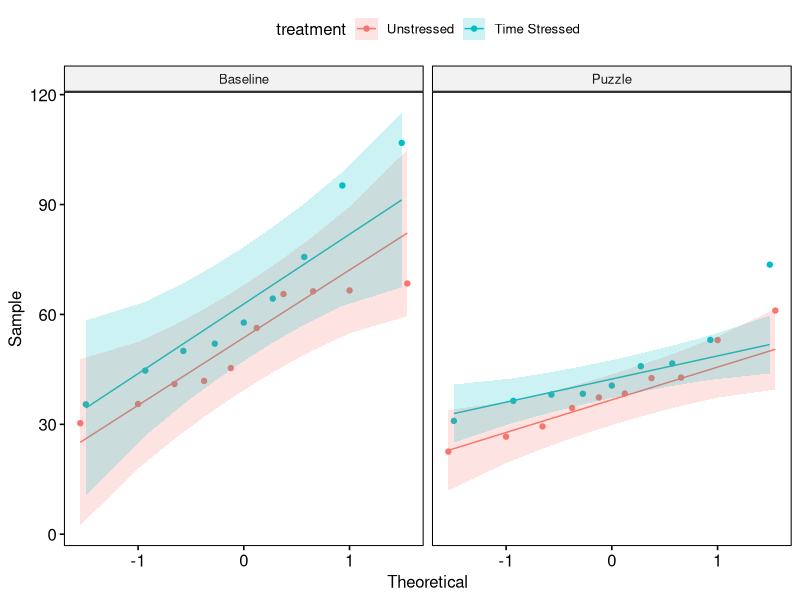
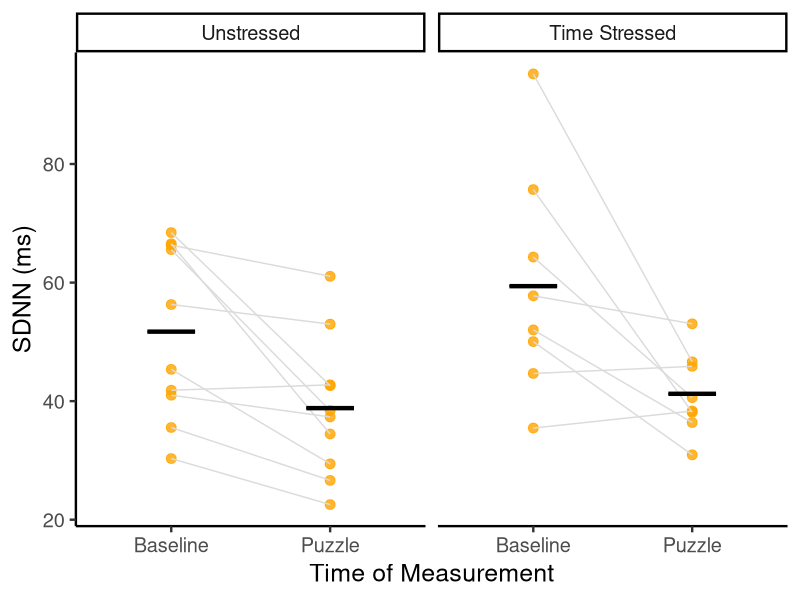
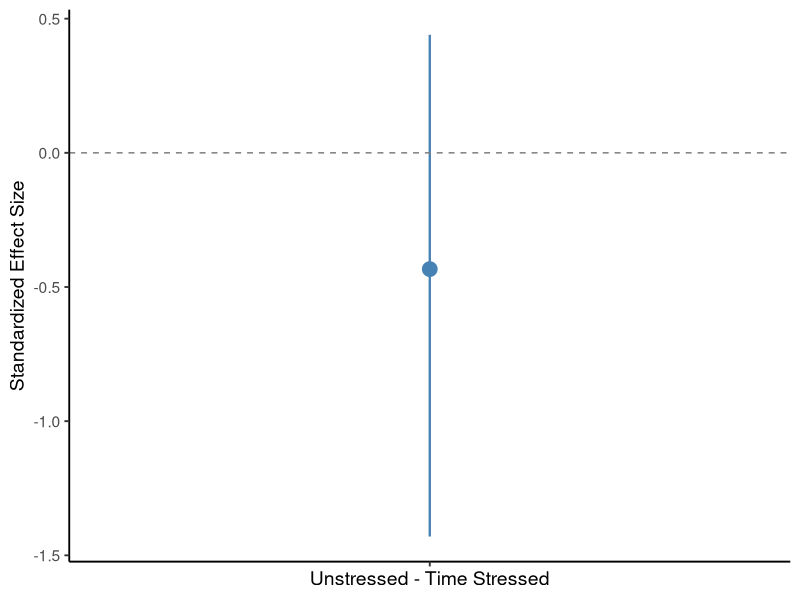
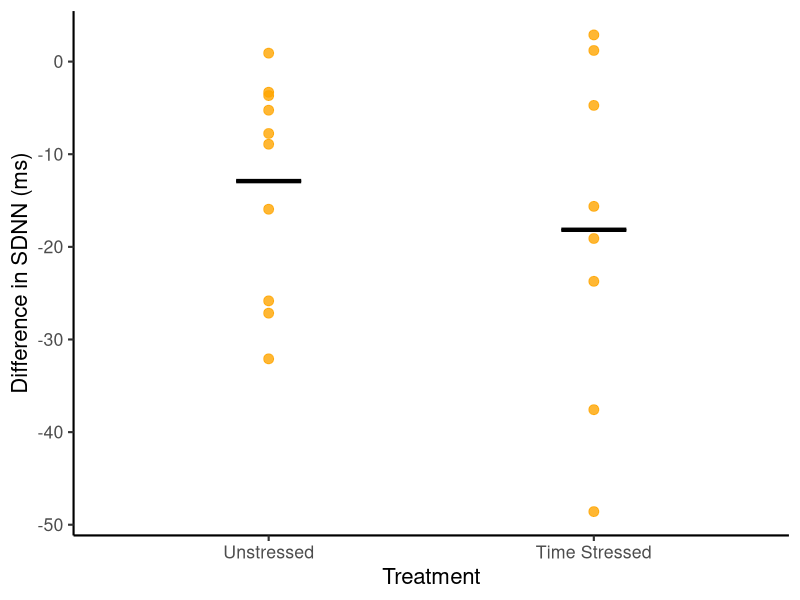
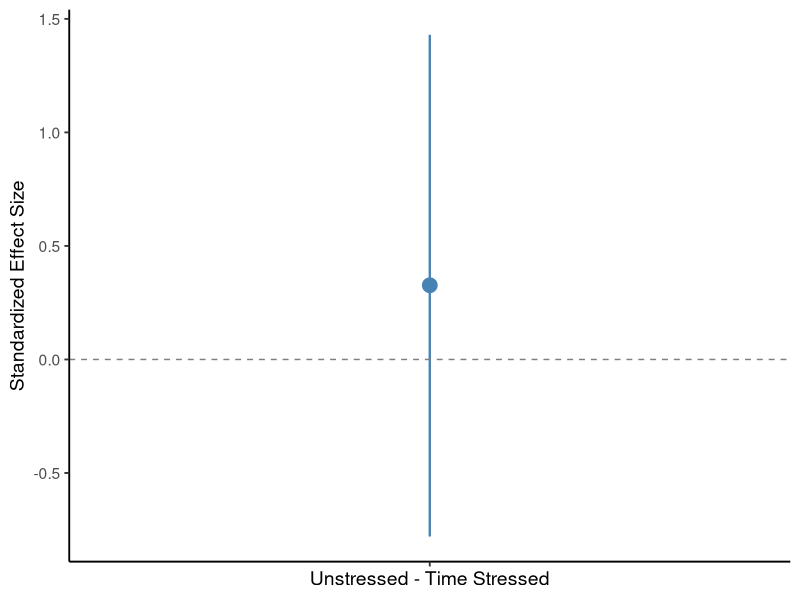
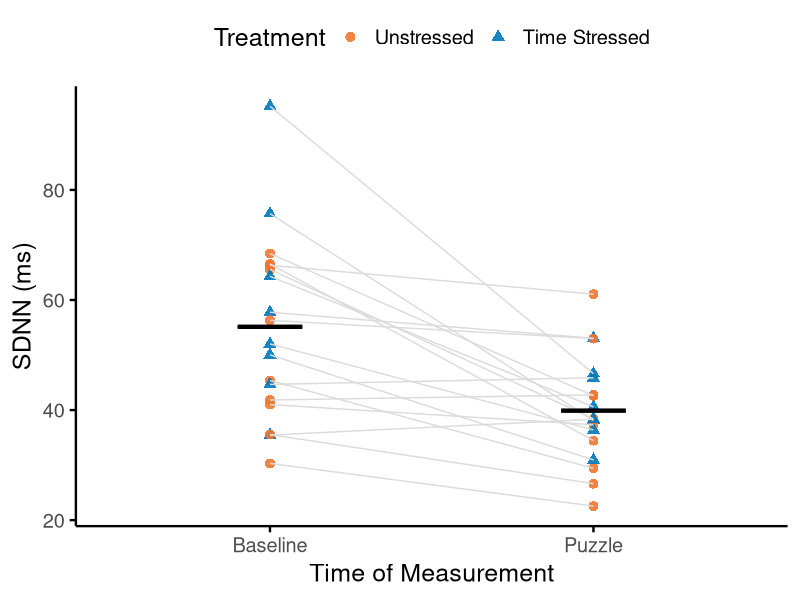
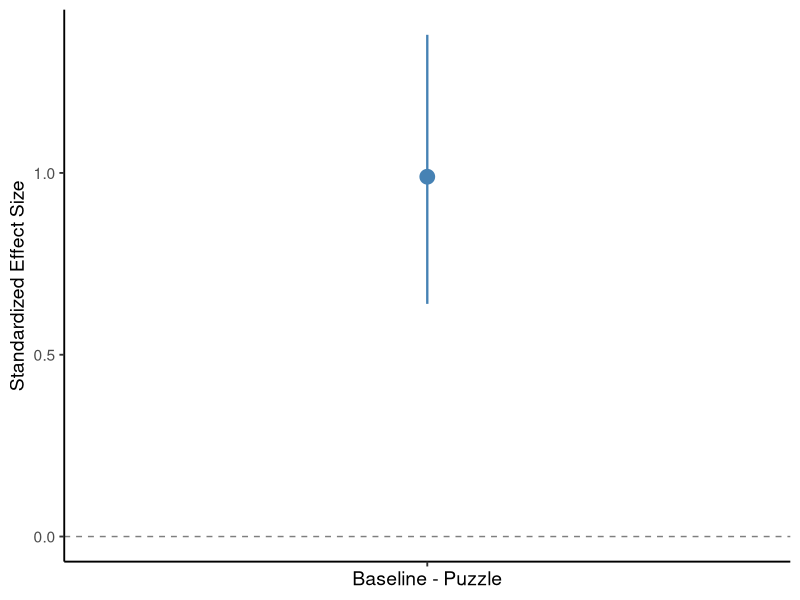
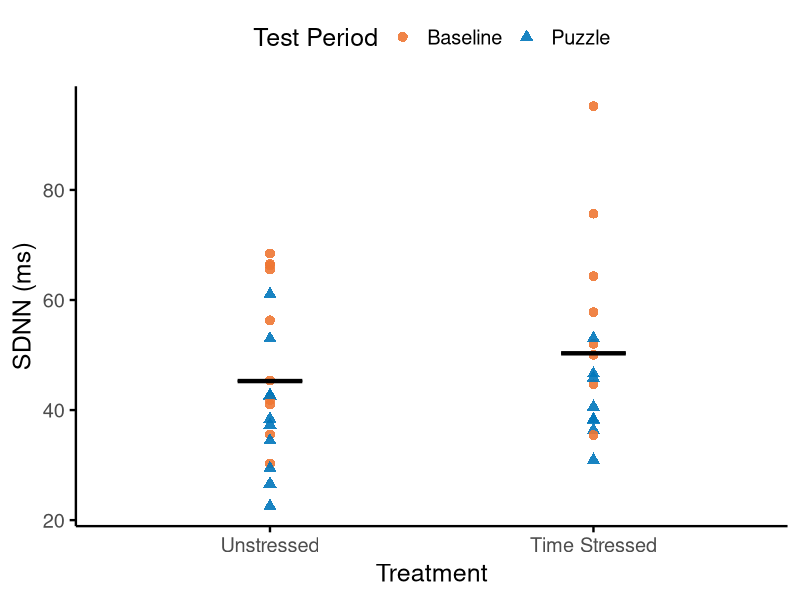

Source code (R) for these figures, in order:
## ---- chunk 1
#| label: setup
#| warning: false
#| message: false

suppressPackageStartupMessages(
  library(tidyverse)) ## for readr, dplyr, ggplot2
library(ggbeeswarm) ## for jittering points (you can remove this is you did not use a dotplot)
#library(flextable, warn.conflicts = FALSE) ## for making formatted tables that can be pasted elsewhere
library(rstatix, warn.conflicts = FALSE) #pipe friendly framework for basic stats
library(ggpubr, warn.conflicts = FALSE) #publication ready plots & QQ plots
library(labelled) #for labeling variables better
library(glue) #for making labels
library(ggstats) #for gglikert() to make nice bar graphs for survey questions

## ---- chunk 2
#| label: import data

#Import data file 
my.df <- read_csv("data/example-data/puzzle/HRVdata.csv",
                  show_col_types = FALSE)
                 
#Change independent categorical variables to factors
my.df$test.period <- factor(my.df$test.period, 
                             levels = c("Baseline", "Puzzle"))
my.df$treatment <- factor(my.df$treatment, 
                          levels = c("A", "B"))

# Modify factor levels
levels(my.df$treatment) <- c("Unstressed", "Time Stressed")

subjects <- read_csv("data/example-data/puzzle/subjects.csv")

metadata <- read_csv("data/example-data/puzzle/variable_metadata.csv")

#create variable labels using the labelled package
variable_labels <- metadata |> 
  select(variable, variable_label) |> 
  deframe()

#add labels to data
my.df <- my.df |> 
  left_join(subjects) |> 
  set_variable_labels(!!!variable_labels)


# for more help with labeling data see   
# https://www.pipinghotdata.com/posts/2022-09-13-the-case-for-variable-labels-in-r/    

## ---- chunk 3
#| label: define variables
#Define your variables and redefine your dataframe name here to avoid having to type them a lot

#define the continuous variable of choice 
cont.var <- "SDNN" 

#define the categorical variable that is your within-subjects factor 
w.factor.var <- "test.period"

#define the categorical variable that is your between-subjects factor 
b.factor.var <- "treatment"

#define the name of the column that contains your subject identifiers
subject.ID <- "subject"



## ---- chunk 4
#| label: descriptive stats

# the code below will calculate descriptive statistics for a variable of interest grouped by another variable


# the code below will calculate descriptive statistics for a variable of interest grouped by another variable

df.sum <- my.df  |>  
  # remove missing values from continuous variables
  filter(!is.na(.data[[cont.var]])) |> 
  
  # Group the data by your 2 factors
  group_by(.data[[b.factor.var]], .data[[w.factor.var]]) |> 
  
  # calculate the descriptive stats
  summarize(mean = mean(.data[[cont.var]]), 
            median = median(.data[[cont.var]]), 
            SD = sd(.data[[cont.var]]), 
            IQR = IQR(.data[[cont.var]]), 
            min = min(.data[[cont.var]]),
            max = max(.data[[cont.var]]),
            N = n())

df.sum



## ---- chunk 5
#| label: rounding the SD


#calculate rounded SD
my.df |> 
  
  # replace the blank with the categorical variable(s)
  group_by(.data[[b.factor.var]], .data[[w.factor.var]]) |> 
  
  # remove missing values 
  filter(!is.na(.data[[cont.var]])) |> 
  
  #calculate the rounded values
  summarise(SD = signif(sd(.data[[cont.var]]), digits=2))

## ---- chunk 6
#| label: rounded descriptive stats

# Use the following for digits in the `round` function
# 
#    rounding to the tens place use digits=-1
#    rounding to the ones place use digits=0
#    rounding to the tenths place use digits=1
#    rounding to the hundredths place use digits=2

#set the number of digits to round to based on the rules above (this blank should be just a number)
round.digit <- 0


# replace the blank with the cleaned data frame name 
my.df  |>  
  # remove missing values from continuous variables
  filter(!is.na(.data[[cont.var]])) |> 
  
  #this groups by a defined set of between and within subjects factors
  #remove factors as needed
  group_by(.data[[b.factor.var]], .data[[w.factor.var]] )  |> 
  
  # calculate the descriptive stats
  # do not place anything in the empty parentheses in the n() 
  summarize(Sample.size = n(),
            Min = round(min(.data[[cont.var]]), digits=round.digit),
            Q1 = round(quantile(.data[[cont.var]], .25), digits=round.digit),
            Median = round(median(.data[[cont.var]]), digits=round.digit),
            Q3 = round(quantile(.data[[cont.var]], .75), digits=round.digit),
            Max = round(max(.data[[cont.var]]), digits=round.digit),
            Mean = round(mean(.data[[cont.var]]), digits=round.digit),              
            SD = signif(sd(.data[[cont.var]]), digits=2))

## ---- chunk 7
#| label: Dependent variable QQ plots 

#make a QQ plot for each dependent variable that is continuous
ggpubr::ggqqplot(
  data = my.df,               #put the data frame name here 
  x = {{ cont.var }},                  #put the continuous variable name here
  color = {{ b.factor.var }},       #put the between subjects factor here (remove if no factors)
  facet.by = {{ w.factor.var }}  #put the within subjects factors here (remove if no factors)
  )  

## ---- chunk 8
#| label: identify outliers 

#test for outliers
outliers <- my.df  |> 
  group_by(.data[[w.factor.var]], .data[[b.factor.var]] )  |> 
  rstatix::identify_outliers({{ cont.var }}) 

outliers 

## ---- chunk 9
#| label: remove outliers 

#if you want to remove an outlier
#fill in the blank with the number of the subject you want to remove
#remove the hashtags in front of the code below

my.df <- my.df |>
  dplyr::filter(subject != 6)


## ---- chunk 10
#| label: formatted table

#see https://davidgohel.github.io/flextable/ for more info & formatting options

#calculate descriptive stats
#replace the blank below with the name of the dataframe
df.sum <- my.df |> 
  
  # replace the blank with the categorical variable(s)
  group_by(.data[[b.factor.var]], .data[[w.factor.var]] )  |>  
  
  # remove missing values 
  filter(!is.na(.data[[cont.var]])) |> 
  
  # calculate the descriptive stats
  # replace the blanks with the number of digits 
  # to the right of the decimal place based on the rounded SD
  # the SD is rounded to 2 significant digits using signif  
  # do not place anything in the empty parentheses in the n() 
  # N represents the sample size within each group
  summarise(Mean = round(mean(.data[[cont.var]]), digits=0), 
            SD = signif(sd(.data[[cont.var]]), digits=2),
            N = n())

library(flextable) #helps format a nicer table

#create the formatted table
ft <- flextable(df.sum,
                cwidth = 0.75) |>  #can vary cell width as needed
  
  #bold the headings
  bold(part = "header") |> 
  
  #center columns
  align(align = "center", part = "all" )

#print the table
#right click on the table, choose select all, 
#choose copy, then paste in your document
#finish formatting as needed in your document
ft

## ---- chunk 11
#| label: two-factor plot

#create 2 factor plot 
factor2.plot <- ggplot(
  data = my.df, 
  aes(
    y = .data[[cont.var]], 
    x = .data[[w.factor.var]],
    group = .data[[subject.ID]])) +
  geom_point(size = 3, color = "orange", alpha = 0.8) +
  geom_line(color = "grey86") + 
  
  ###this bit of code adds the horizontal bar - use median or mean as needed
  stat_summary(fun = mean, fun.min = mean, fun.max = mean, 
      geom = "crossbar", width = 0.3, linewidth = 0.6,
      aes(group = '.data[[w.factor.var]]' )) +
  
  xlab("Time of Measurement") +
  ylab("SDNN (ms)") +
  theme_classic(base_size=18) +
  facet_grid(~.data[[b.factor.var]])
factor2.plot


ggsave(factor2.plot, filename="results/examples/two-factor/factor2.plot.png",  
       height = 5, width = 8, units = "in", 
       dpi = 300)


## ---- chunk 12
#| label: unpaired comparison of baselines


#set the formula to use the defined variables 
#this makes it easier to change the variables at the top and rerun everything 
#without having to retype the variables in every code chunk
response <- cont.var
predictor <- b.factor.var
formula_string <- paste0(response, " ~ ", predictor)
formula_object <- as.formula(formula_string)

#computes the effect size using Cohen's d

my.df.base <- my.df  |>  
  filter(test.period == "Baseline") 

baseline.effectSize.results <- 
  rstatix::cohens_d(
           data = my.df.base,
           formula_object, 
           paired = FALSE,       #TRUE for within-subjects, FALSE for between-subjects
           var.equal = FALSE,   #TRUE for equal variance, FALSE for unequal variance
           hedges.correction = TRUE,
           ci = TRUE,
           conf.level = 0.95,
           ci.type = "bca",
           nboot = 1000)
baseline.effectSize.results


baseline.effect.plot <- baseline.effectSize.results  |>    
  ggplot(aes(
    x = .y., 
    y = effsize)) +
  
  geom_pointrange(aes(ymin = conf.low, ymax = conf.high),
                  size = 1, # Adjust point size
                  linewidth = 0.8, # Adjust line thickness
                  color = "steelblue") + # Set color
  geom_hline(yintercept = 0, linetype = "dashed", color = "grey50") + # Add a reference line at 0
  xlab("Unstressed - Time Stressed") +
  ylab("Standardized Effect Size") +
  #additional formatting
  theme_classic(base_size = 14)  +  #sets the font size
  theme(axis.text.x = element_blank()) +
  theme(legend.position = "none")   #controls legend/key

baseline.effect.plot
  
## ---- chunk 13
#| label: difference plot 


#first we need to change the format of the data from long to wide
#this way, we will have one row for each subject and can take a difference
#between the after and before values
my.df.wide  <- my.df |> 
  dplyr::select(.data[[subject.ID]], .data[[b.factor.var]], .data[[w.factor.var]], .data[[cont.var]]) |> 
  pivot_wider(
    names_from = .data[[w.factor.var]],

    values_from = .data[[cont.var]]
  )

#next, take the difference between the values for each subject
my.df.diff <- my.df.wide |> 
  mutate(change.cont.var = Puzzle - Baseline)
  

#create difference plot 
difference.plot <- ggplot(
  data = my.df.diff, 
  aes(
    y = change.cont.var, 
    x = .data[[b.factor.var]])) +
  geom_point(size = 3, color = "orange", alpha = 0.8) +

  ###this bit of code adds the horizontal bar - use median or mean as needed
  stat_summary(fun = mean, fun.min = mean, fun.max = mean, 
      geom = "crossbar", width = 0.2, linewidth = 0.6,
      aes(group = 'time.measured' )) +
  
  #these two lines make the nicer axis labels (include units!)
  xlab("Treatment") +
  ylab("Difference in SDNN (ms)") +
  
  
  theme_classic(base_size=16) 


difference.plot


ggsave(difference.plot, filename="results/examples/two-factor/difference.plot.png",  
       height = 5, width = 4, units = "in", 
       dpi = 300)

## ---- chunk 14
#| label: between subjects effect size

#set the formula to use the defined variables 
#this makes it easier to change the variables at the top and rerun everything 
#without having to retype the variables in every code chunk
response <- "change.cont.var"
predictor <- b.factor.var
formula_string <- paste0(response, " ~ ", predictor)
formula_object <- as.formula(formula_string)


#computes the effect size using Cohen's d for Welch test
btw.effectSize.results <- 
  rstatix::cohens_d(
    data = my.df.diff,           #put the dataframe name here
    formula_object,      #continuous variable ~ factor 
    paired = FALSE,       #TRUE for within-subjects, FALSE for between-subjects
    var.equal = FALSE,   #TRUE for equal variance, FALSE for unequal variance
    hedges.correction = TRUE,
    ci = TRUE,
    conf.level = 0.95,
    ci.type = "bca",
    nboot = 1000)
btw.effectSize.results

effect.plot <- btw.effectSize.results  |>    
  ggplot(aes(
    x = .y., 
    y = effsize)) +
  
  geom_pointrange(aes(ymin = conf.low, ymax = conf.high),
                  size = 1, # Adjust point size
                  linewidth = 0.8, # Adjust line thickness
                  color = "steelblue") + # Set color
  geom_hline(yintercept = 0, linetype = "dashed", color = "grey50") + # Add a reference line at 0
  xlab("Unstressed - Time Stressed") +
  ylab("Standardized Effect Size") +
  #additional formatting
  theme_classic(base_size = 14)  +  #sets the font size
  theme(axis.text.x = element_blank()) +
  theme(legend.position = "none")   #controls legend/key

effect.plot


ggsave(effect.plot, filename="results/examples/two-factor/effect.plot.png",  
       height = 5, width = 3, units = "in", 
       dpi = 300)

## ---- chunk 15
#| label: main plot time

#create 2 factor plot 
main.time.plot <- ggplot(
  data = my.df, 
  aes(
    y = .data[[cont.var]], 
    x = .data[[w.factor.var]],
    group = .data[[subject.ID]])) +
  geom_point(aes(color = treatment, shape = treatment), 
              size = 3, alpha = 0.9) +
  geom_line(color = "grey86") + 
  
  ###this bit of code adds the horizontal bar - use median or mean as needed
  stat_summary(fun = mean, fun.min = mean, fun.max = mean, 
      geom = "crossbar", width = 0.2, linewidth = 0.6,
      aes(group = 'test.period' )) +
  
  xlab("Time of Measurement") +
  ylab("SDNN (ms)") +
  theme_classic(base_size=18)  + 
  labs(shape = "Treatment", color = "Treatment" ) +
  theme(legend.position = "top")
  
  main.time.plot <- ggpubr::ggpar(main.time.plot, palette = c("#EE7733", "#0077BB"))

  
main.time.plot


ggsave(main.time.plot, filename="results/examples/two-factor/main.time.plot.png",  
       height = 5, width = 5, units = "in", 
       dpi = 300)

## ---- chunk 16
#| label: time main effect size

#set the formula to use the defined variables 
#this makes it easier to change the variables at the top and rerun everything 
#without having to retype the variables in every code chunk
response <- cont.var
predictor <- w.factor.var
formula_string <- paste0(response, " ~ ", predictor)
formula_object <- as.formula(formula_string)


#computes the effect size using Cohen's d for Welch test
time.effectSize.results <- 
  rstatix::cohens_d(
    data = my.df,           #put the dataframe name here
    formula_object,      #continuous variable ~ factor 
    paired = TRUE,       #TRUE for within-subjects, FALSE for between-subjects
    var.equal = FALSE,   #TRUE for equal variance, FALSE for unequal variance
    hedges.correction = TRUE,
    ci = TRUE,
    conf.level = 0.95,
    ci.type = "bca",
    nboot = 1000)
time.effectSize.results


time.effect.plot <- time.effectSize.results  |>    
  ggplot(aes(
    x = .y., 
    y = effsize)) +
  
  geom_pointrange(aes(ymin = conf.low, ymax = conf.high),
                  size = 1, # Adjust point size
                  linewidth = 0.8, # Adjust line thickness
                  color = "steelblue") + # Set color
  geom_hline(yintercept = 0, linetype = "dashed", color = "grey50") + # Add a reference line at 0
  xlab("Baseline - Puzzle") +
  ylab("Standardized Effect Size") +
  #additional formatting
  theme_classic(base_size = 14)  +  #sets the font size
  theme(axis.text.x = element_blank()) +
  theme(legend.position = "none")   #controls legend/key

time.effect.plot

ggsave(time.effect.plot, filename="results/examples/two-factor/time.effect.plot.png", 
       height = 5, width = 3, units = "in", 
       dpi = 300)

## ---- chunk 17
#| label: main plot treatment

#create 2 factor plot 
main.trt.plot <- ggplot(
  data = my.df, 
  aes(
    y = .data[[cont.var]], 
    x = .data[[b.factor.var]])) +
  geom_point(aes(color = .data[[w.factor.var]], shape = .data[[w.factor.var]]), 
              size = 3, alpha = 0.9) +

  ###this bit of code adds the horizontal bar - use median or mean as needed
  stat_summary(fun = mean, fun.min = mean, fun.max = mean, 
      geom = "crossbar", width = 0.2, linewidth = 0.6) +
  
  xlab("Treatment") +
  ylab("SDNN (ms)") +
  theme_classic(base_size=18)  +
  labs(shape = "Test Period", color = "Test Period" ) +
  theme(legend.position = "top")
  
  main.trt.plot <- ggpubr::ggpar(main.trt.plot, palette = c("#EE7733", "#0077BB"))

  
main.trt.plot


ggsave(main.trt.plot, filename="results/examples/two-factor/main.trt.plot.png",  
       height = 5, width = 5, units = "in", 
       dpi = 300)

## ---- chunk 18
#| label: treatment main effect size

#set the formula to use the defined variables 
#this makes it easier to change the variables at the top and rerun everything 
#without having to retype the variables in every code chunk
response <- cont.var
predictor <- b.factor.var
formula_string <- paste0(response, " ~ ", predictor)
formula_object <- as.formula(formula_string)


#computes the effect size using Cohen's d for Welch test
trt.effectSize.results <- 
  rstatix::cohens_d(
    data = my.df,           #put the dataframe name here
    formula_object,      #continuous variable ~ factor 
    paired = FALSE,       #TRUE for within-subjects, FALSE for between-subjects
    var.equal = FALSE,   #TRUE for equal variance, FALSE for unequal variance
    hedges.correction = TRUE,
    ci = TRUE,
    conf.level = 0.95,
    ci.type = "bca",
    nboot = 1000)
trt.effectSize.results


trt.effect.plot <- trt.effectSize.results  |>    
  ggplot(aes(
    x = .y., 
    y = -effsize)) +
  
  geom_pointrange(aes(ymin = -conf.low, ymax = -conf.high),
                  size = 1, # Adjust point size
                  linewidth = 0.8, # Adjust line thickness
                  color = "steelblue") + # Set color
  geom_hline(yintercept = 0, linetype = "dashed", color = "grey50") + # Add a reference line at 0
  xlab("Time Stressed - Unstressed") +
  ylab("Standardized Effect Size") +
  #additional formatting
  theme_classic(base_size = 14)  +  #sets the font size
  theme(axis.text.x = element_blank()) +
  theme(legend.position = "none")   #controls legend/key

trt.effect.plot

## ---- chunk 19
#| label: survey results

#first we need to change the format of the data from long to wide
#this way, we will have one row for each subject and can take a difference
#between the after and before values
my.df.wide  <- my.df |> 
  dplyr::select(.data[[subject.ID]], .data[[b.factor.var]], .data[[w.factor.var]], .data[[cont.var]]) |> 
  pivot_wider(
    names_from = .data[[w.factor.var]],

    values_from = .data[[cont.var]]
  )

#next, take the difference between the values for each subject
my.df.diff <- my.df.wide |> 
  mutate(change.cont.var = Puzzle - Baseline) |> 
  left_join(subjects)

likert_levels <- 1:5

likert_labels <- c(
  "Very Negative",
  "Negative",
  "Neutral",
  "Positive",
  "Very Positive"
)

my.df.diff$feeling.before <- factor(my.df.diff$feeling.before, 
                        levels = likert_levels, 
                        labels = likert_labels, 
                        ordered = TRUE)

my.df.diff$feeling.after <- factor(my.df.diff$feeling.after,
                        levels = likert_levels, 
                        labels = likert_labels, 
                        ordered = TRUE)

likert_labels2 <- c(
  "Very Low",
  "Low",
  "Neutral",
  "High",
  "Very High"
)

my.df.diff$energy.before <- factor(my.df.diff$energy.before, 
                        levels = likert_levels, 
                        labels = likert_labels2, 
                        ordered = TRUE)

my.df.diff$energy.after <- factor(my.df.diff$energy.after, 
                        levels = likert_levels, 
                        labels = likert_labels2, 
                        ordered = TRUE)

my.df.diff$caffeine.regular <- factor(my.df.diff$caffeine.regular, 
                          levels = c("No", "Sometimes", "Yes"))


my.df.diff <- my.df.diff |>
    set_variable_labels(
      energy.before = "Subject energy level before doing the puzzle",
      energy.after = "Subject energy level after doing the puzzle",
      feeling.before = "How subjects felt before doing the puzzle",
      feeling.after = "How subjects felt after doing the puzzle",
      sleep = "Do you generally get enough sleep?", 
      satiated = "Have you had enough to eat today?", 
      like.puzzles = "Do you like puzzles?",
      caffeine.regular = "Do you regularly drink something caffeinated?"
    )

energy.survey <- gglikert(my.df.diff, include = c(energy.before, energy.after),
         add_totals = FALSE,
         y_label_wrap = 25,
         facet_rows = vars(treatment))
energy.survey 

feeling.survey <- gglikert(my.df.diff, include = c(feeling.before, feeling.after),
         add_totals = FALSE,
         y_label_wrap = 25,
         facet_rows = vars(treatment))
feeling.survey

caff.survey <-gglikert(my.df.diff, include = c(caffeine.regular),
         add_totals = FALSE,
         y_label_wrap = 25,
         facet_rows = vars(treatment))
caff.survey

binary.survey <- gglikert(my.df.diff, include = c(sleep, satiated, like.puzzles),
         add_totals = FALSE,
         y_label_wrap = 25,
         labels_color = "black",
         facet_rows = vars(treatment)) +
  scale_fill_manual(values = c("#C8B0D9", "#7DBA8A"))

binary.survey


ggsave(energy.survey, filename="results/examples/two-factor/energy.survey.png", 
       height = 4, width = 6, units = "in", 
       dpi = 300)

ggsave(feeling.survey, filename="results/examples/two-factor/feeling.survey.png", 
       height = 4, width = 6, units = "in", 
       dpi = 300)

ggsave(caff.survey, filename="results/examples/two-factor/caff.survey.png", 
       height = 4, width = 6, units = "in", 
       dpi = 300)

ggsave(binary.survey, filename="results/examples/two-factor/binary.survey.png", 
       height = 4, width = 6, units = "in", 
       dpi = 300)


## ---- chunk 20
#| label: sessionInfo

sessionInfo()

## ---- chunk 21
#| label: cite R

#citation info for base R 
citation()

## ---- chunk 22
#| label: citing packages

citation("tidyverse")
citation("ggpubr")
citation("rstatix")
citation("labelled")
citation("ggstats")
